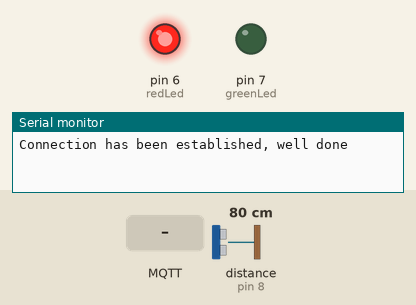
A sketch run on a simulated Arduino Uno, built with avr-gcc and run on an emulated ATmega328P. Parts: output pins drawn as LEDs (lit = HIGH), the last lines printed to the serial monitor. Wiring (inferred from the names in the program): ultrasonic range finder: trigger pin 5; echo pin 8. The test bench sets the inputs (shaded band); at power-on: distance to the obstacle (sensor on pin 8) 80 cm. The echo pulse lasts 58.3 µs per cm; WiFi joins after 1.5 s; servers stay silent unless stated; no MQTT or app messages arrive unless stated; pins used as bus, display or sensor lines are not drawn.

Above: at 4.2 s.
4.3 s: MQTT message "ON" arrives on the first subscribed topic
6.0 s: distance to the obstacle (sensor on pin 8) set to 23 cm
7.5 s: distance to the obstacle (sensor on pin 8) set to 18 cm
At 8.0 s:
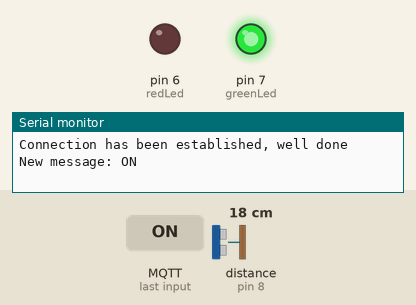
9.0 s: distance to the obstacle (sensor on pin 8) set to 35 cm
At 9.4 s:
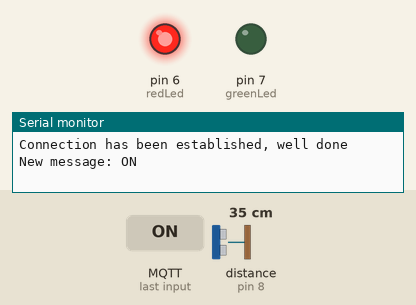
10.6 s: distance to the obstacle (sensor on pin 8) set to 2 cm
At 11.8 s:
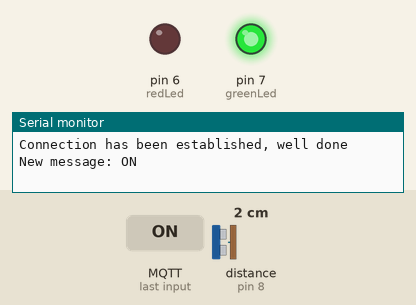
12.1 s: MQTT message "OFF" arrives on the first subscribed topic
At 13.3 s:
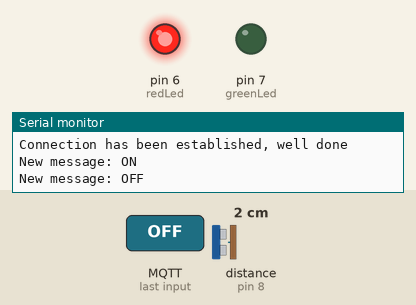
Timing chart, 0 to 14.6 s (numbered marks = the images above; inputs shaded):
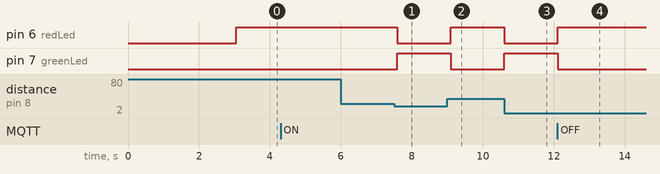

Measured:
- the behaviour switches between 21 and 20 cm on distance to the obstacle (sensor on pin 8) (found by bisection; images 0 and 1)
- after the input at 6.0 s, every drawn part: stays the same
- after the input at 7.5 s, pin 6 (redLed): HIGH → LOW after 0.10 s; pin 7 (greenLed): LOW → HIGH after 0.10 s
- after the input at 9.0 s, pin 6 (redLed): LOW → HIGH after 0.10 s; pin 7 (greenLed): HIGH → LOW after 0.10 s
- after the input at 10.6 s, pin 6 (redLed): HIGH → LOW at once; pin 7 (greenLed): LOW → HIGH at once
- after the input at 12.1 s, pin 6 (redLed): LOW → HIGH at once; pin 7 (greenLed): HIGH → LOW at once

The sketch:

sketch.ino
```cpp
#include <SPI.h>
#include <Ethernet.h>
#include <PubSubClient.h>

int trigPin = 5;
int echoPin = 8;
int redLed = 6;
int greenLed = 7;

long duration;
int distance;

bool checkIfON = false;
int beaconStatus = false;

// Set your MAC address and IP address here
byte mac[] = { 0xce, 0xfa, 0x8e, 0x78, 0xfb, 0x9f };
IPAddress ip(192, 168, 0, 12);

// Make sure to leave out the http and slashes!
const char* server = "hairdresser.cloudmqtt.com";

// Ethernet and MQTT related objects
EthernetClient ethClient;
PubSubClient mqttClient(ethClient);

void setup() {
  pinMode(trigPin, OUTPUT);
  pinMode(echoPin, INPUT);

  pinMode(greenLed, OUTPUT);
  pinMode(redLed, OUTPUT);

  Serial.begin(9600);

  // Start the ethernet connection
  Ethernet.begin(mac, ip);

  // Ethernet takes some time to boot!
  delay(3000);

  // Set the MQTT server to the server stated above ^
  mqttClient.setServer(server, 15427);

  // Attempt to connect to the server with the ID "myClientID"
  if (mqttClient.connect("grupp3", "jgwvowcq", "e_ERtXdyauht")) {
    Serial.println("Connection has been established, well done");

    // Establish the subscribe event
    mqttClient.setCallback(subscribeReceive);
  } else {
    Serial.println("Looks like the server connection failed...");
  }
}

void loop() {
  digitalWrite(trigPin, LOW);
  delayMicroseconds(2);
  digitalWrite(trigPin, HIGH);
  delayMicroseconds(10);
  digitalWrite(trigPin, LOW);

  duration = pulseIn(echoPin, HIGH);
  distance = duration * 0.034 / 2;

  // This is needed at the top of the loop!
  mqttClient.loop();

  // Ensure that we are subscribed to the topic "grupp3Topic"
  mqttClient.subscribe("grupp3/lights");

  // if (beacon founded, connected with bluetooth) {
  //  run the code below
  //} else {
  //  Serial.println("Beacon not connected");
  //}

  /*
  if (distance < 20) {
    if (checkIfON != true) {
      publishMessageON();
      checkIfON = true;
    }
  } else {
    if (checkIfON != false) {
      publishMessageOFF();
      checkIfON = false;
    }
  }
  */

  if (distance < 20) {
    if (beaconStatus) {
      turnON();
    } else {
      turnOFF();
    }
  } else {
    turnOFF();
  }

  // Dont overload the server!
  delay(500);

}

void turnON() {
  digitalWrite(greenLed, HIGH);
  digitalWrite(redLed, LOW);
}

void turnOFF() {
  digitalWrite(redLed, HIGH);
  digitalWrite(greenLed, LOW);
}

/*
void publishMessageON() {
  if (mqttClient.publish("grupp3Topic", "ON")) {
    Serial.println("Publish message success");
  } else {
    Serial.println("Could not send message :(");
  }
}

void publishMessageOFF() {
  if (mqttClient.publish("grupp3Topic", "OFF")) {
    Serial.println("Publish message success");
  } else {
    Serial.println("Could not send message :(");
  }
}
*/

void subscribeReceive(char* topic, byte* payload, unsigned int length) {
  // Print the topic
  // Serial.print("Topic: ");
  // Serial.println(topic);

  payload[length] = '\0';
  Serial.print("New message: ");

  for (int i = 0; i < length; i ++) {
      String s = String((char*)payload);
      Serial.print(char(payload[i]));

      if (s == "ON") {
      beaconStatus = true;
    } else if (s == "OFF") {
      beaconStatus = false;
    }
  }

  // Print a newline
  Serial.println("");
}
```
